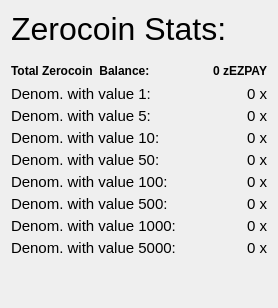
                  <widget class="QFrame" name="verticalFrameRight">
                   <layout class="QVBoxLayout" name="verticalLayout_9">
                    <item>
                     <layout class="QVBoxLayout" name="verticalLayout_Right">
                      <property name="spacing">
                       <number>4</number>
                      </property>
                      <item>
                       <layout class="QHBoxLayout" name="horizontalLayout_21">
                        <item>
                         <widget class="QLabel" name="labelzEZPAYStats">
                          <property name="font">
                           <font>
                            <pointsize>24</pointsize>
                            <weight>50</weight>
                            <bold>false</bold>
                           </font>
                          </property>
                          <property name="toolTip">
                           <string>Information about the available Zerocoin funds.</string>
                          </property>
                          <property name="text">
                           <string>Zerocoin Stats:</string>
                          </property>
                          <property name="alignment">
                           <set>Qt::AlignLeading|Qt::AlignLeft|Qt::AlignVCenter</set>
                          </property>
                         </widget>
                        </item>
                        <item>
                         <spacer name="horizontalSpacer_16">
                          <property name="orientation">
                           <enum>Qt::Horizontal</enum>
                          </property>
                          <property name="sizeHint" stdset="0">
                           <size>
                            <width>40</width>
                            <height>20</height>
                           </size>
                          </property>
                         </spacer>
                        </item>
                       </layout>
                      </item>
                      <item>
                       <spacer name="verticalSpacer">
                        <property name="orientation">
                         <enum>Qt::Vertical</enum>
                        </property>
                        <property name="sizeType">
                         <enum>QSizePolicy::Maximum</enum>
                        </property>
                        <property name="sizeHint" stdset="0">
                         <size>
                          <width>20</width>
                          <height>10</height>
                         </size>
                        </property>
                       </spacer>
                      </item>
                      <item>
                       <layout class="QHBoxLayout" name="horizontalLayout_12">
                        <item>
                         <widget class="QLabel" name="labelzAvailableText">
                          <property name="font">
                           <font>
                            <weight>75</weight>
                            <bold>true</bold>
                           </font>
                          </property>
                          <property name="toolTip">
                           <string>Total Balance including unconfirmed and immature zEZPAY</string>
                          </property>
                          <property name="text">
                           <string>Total Zerocoin  Balance:</string>
                          </property>
                          <property name="alignment">
                           <set>Qt::AlignLeading|Qt::AlignLeft|Qt::AlignVCenter</set>
                          </property>
                         </widget>
                        </item>
                        <item>
                         <spacer name="horizontalSpacer_7">
                          <property name="orientation">
                           <enum>Qt::Horizontal</enum>
                          </property>
                          <property name="sizeHint" stdset="0">
                           <size>
                            <width>40</width>
                            <height>20</height>
                           </size>
                          </property>
                         </spacer>
                        </item>
                        <item>
                         <widget class="QLabel" name="labelzAvailableAmount">
                          <property name="minimumSize">
                           <size>
                            <width>40</width>
                            <height>0</height>
                           </size>
                          </property>
                          <property name="font">
                           <font>
                            <weight>75</weight>
                            <bold>true</bold>
                           </font>
                          </property>
                          <property name="toolTip">
                           <string>Total Balance including unconfirmed and immature zEZPAY</string>
                          </property>
                          <property name="text">
                           <string>0 zEZPAY</string>
                          </property>
                          <property name="alignment">
                           <set>Qt::AlignRight|Qt::AlignTrailing|Qt::AlignVCenter</set>
                          </property>
                         </widget>
                        </item>
                       </layout>
                      </item>
                      <item>
                       <layout class="QHBoxLayout" name="horizontalLayout_13">
                        <item>
                         <widget class="QLabel" name="labelzDenom1Text">
                          <property name="font">
                           <font>
                            <pointsize>11</pointsize>
                           </font>
                          </property>
                          <property name="toolTip">
                           <string>Denominations with value 1:</string>
                          </property>
                          <property name="text">
                           <string>Denom. with value 1:</string>
                          </property>
                          <property name="alignment">
                           <set>Qt::AlignLeading|Qt::AlignLeft|Qt::AlignVCenter</set>
                          </property>
                         </widget>
                        </item>
                        <item>
                         <spacer name="horizontalSpacer_8">
                          <property name="orientation">
                           <enum>Qt::Horizontal</enum>
                          </property>
                          <property name="sizeHint" stdset="0">
                           <size>
                            <width>40</width>
                            <height>16</height>
                           </size>
                          </property>
                         </spacer>
                        </item>
                        <item>
                         <widget class="QLabel" name="labelzDenom1Amount">
                          <property name="minimumSize">
                           <size>
                            <width>40</width>
                            <height>0</height>
                           </size>
                          </property>
                          <property name="font">
                           <font>
                            <pointsize>11</pointsize>
                           </font>
                          </property>
                          <property name="toolTip">
                           <string>Unconfirmed: less than 20 confirmations
Immature: confirmed, but less than 2 mints of the same denomination after it was minted</string>
                          </property>
                          <property name="text">
                           <string>0 x</string>
                          </property>
                          <property name="textFormat">
                           <enum>Qt::RichText</enum>
                          </property>
                          <property name="alignment">
                           <set>Qt::AlignRight|Qt::AlignTrailing|Qt::AlignVCenter</set>
                          </property>
                         </widget>
                        </item>
                       </layout>
                      </item>
                      <item>
                       <layout class="QHBoxLayout" name="horizontalLayout_14">
                        <item>
                         <widget class="QLabel" name="labelzDenom2Text">
                          <property name="font">
                           <font>
                            <pointsize>11</pointsize>
                           </font>
                          </property>
                          <property name="toolTip">
                           <string>Denominations with value 5:</string>
                          </property>
                          <property name="text">
                           <string>Denom. with value 5:</string>
                          </property>
                          <property name="alignment">
                           <set>Qt::AlignLeading|Qt::AlignLeft|Qt::AlignVCenter</set>
                          </property>
                         </widget>
                        </item>
                        <item>
                         <spacer name="horizontalSpacer_9">
                          <property name="orientation">
                           <enum>Qt::Horizontal</enum>
                          </property>
                          <property name="sizeHint" stdset="0">
                           <size>
                            <width>40</width>
                            <height>16</height>
                           </size>
                          </property>
                         </spacer>
                        </item>
                        <item>
                         <widget class="QLabel" name="labelzDenom2Amount">
                          <property name="minimumSize">
                           <size>
                            <width>40</width>
                            <height>0</height>
                           </size>
                          </property>
                          <property name="font">
                           <font>
                            <pointsize>11</pointsize>
                           </font>
                          </property>
                          <property name="toolTip">
                           <string>Unconfirmed: less than 20 confirmations
Immature: confirmed, but less than 2 mints of the same denomination after it was minted</string>
                          </property>
                          <property name="text">
                           <string>0 x</string>
                          </property>
                          <property name="textFormat">
                           <enum>Qt::RichText</enum>
                          </property>
                          <property name="alignment">
                           <set>Qt::AlignRight|Qt::AlignTrailing|Qt::AlignVCenter</set>
                          </property>
                         </widget>
                        </item>
                       </layout>
                      </item>
                      <item>
                       <layout class="QHBoxLayout" name="horizontalLayout_15">
                        <item>
                         <widget class="QLabel" name="labelzDenom3Text">
                          <property name="font">
                           <font>
                            <pointsize>11</pointsize>
                           </font>
                          </property>
                          <property name="toolTip">
                           <string>Denominations with value 10:</string>
                          </property>
                          <property name="text">
                           <string>Denom. with value 10:</string>
                          </property>
                          <property name="alignment">
                           <set>Qt::AlignLeading|Qt::AlignLeft|Qt::AlignVCenter</set>
                          </property>
                         </widget>
                        </item>
                        <item>
                         <spacer name="horizontalSpacer_10">
                          <property name="orientation">
                           <enum>Qt::Horizontal</enum>
                          </property>
                          <property name="sizeHint" stdset="0">
                           <size>
                            <width>40</width>
                            <height>16</height>
                           </size>
                          </property>
                         </spacer>
                        </item>
                        <item>
                         <widget class="QLabel" name="labelzDenom3Amount">
                          <property name="minimumSize">
                           <size>
                            <width>40</width>
                            <height>0</height>
                           </size>
                          </property>
                          <property name="font">
                           <font>
                            <pointsize>11</pointsize>
                           </font>
                          </property>
                          <property name="toolTip">
                           <string>Unconfirmed: less than 20 confirmations
Immature: confirmed, but less than 2 mints of the same denomination after it was minted</string>
                          </property>
                          <property name="text">
                           <string>0 x</string>
                          </property>
                          <property name="textFormat">
                           <enum>Qt::RichText</enum>
                          </property>
                          <property name="alignment">
                           <set>Qt::AlignRight|Qt::AlignTrailing|Qt::AlignVCenter</set>
                          </property>
                         </widget>
                        </item>
                       </layout>
                      </item>
                      <item>
                       <layout class="QHBoxLayout" name="horizontalLayout_16">
                        <item>
                         <widget class="QLabel" name="labelzDenom4Text">
                          <property name="font">
                           <font>
                            <pointsize>11</pointsize>
                           </font>
                          </property>
                          <property name="toolTip">
                           <string>Denominations with value 50:</string>
                          </property>
                          <property name="text">
                           <string>Denom. with value 50:</string>
                          </property>
                          <property name="alignment">
                           <set>Qt::AlignLeading|Qt::AlignLeft|Qt::AlignVCenter</set>
                          </property>
                         </widget>
                        </item>
                        <item>
                         <spacer name="horizontalSpacer_11">
                          <property name="orientation">
                           <enum>Qt::Horizontal</enum>
                          </property>
                          <property name="sizeHint" stdset="0">
                           <size>
                            <width>40</width>
                            <height>16</height>
                           </size>
                          </property>
                         </spacer>
                        </item>
                        <item>
                         <widget class="QLabel" name="labelzDenom4Amount">
                          <property name="minimumSize">
                           <size>
                            <width>40</width>
                            <height>0</height>
                           </size>
                          </property>
                          <property name="font">
                           <font>
                            <pointsize>11</pointsize>
                           </font>
                          </property>
                          <property name="toolTip">
                           <string>Unconfirmed: less than 20 confirmations
Immature: confirmed, but less than 2 mints of the same denomination after it was minted</string>
                          </property>
                          <property name="text">
                           <string>0 x</string>
                          </property>
                          <property name="textFormat">
                           <enum>Qt::RichText</enum>
                          </property>
                          <property name="alignment">
                           <set>Qt::AlignRight|Qt::AlignTrailing|Qt::AlignVCenter</set>
                          </property>
                         </widget>
                        </item>
                       </layout>
                      </item>
                      <item>
                       <layout class="QHBoxLayout" name="horizontalLayout_17">
                        <item>
                         <widget class="QLabel" name="labelzDenom5Text">
                          <property name="font">
                           <font>
                            <pointsize>11</pointsize>
                           </font>
                          </property>
                          <property name="toolTip">
                           <string>Denominations with value 100:</string>
                          </property>
                          <property name="text">
                           <string>Denom. with value 100:</string>
                          </property>
                          <property name="alignment">
                           <set>Qt::AlignLeading|Qt::AlignLeft|Qt::AlignVCenter</set>
                          </property>
                         </widget>
                        </item>
                        <item>
                         <spacer name="horizontalSpacer_12">
                          <property name="orientation">
                           <enum>Qt::Horizontal</enum>
                          </property>
                          <property name="sizeHint" stdset="0">
                           <size>
                            <width>40</width>
                            <height>16</height>
                           </size>
                          </property>
                         </spacer>
                        </item>
                        <item>
                         <widget class="QLabel" name="labelzDenom5Amount">
                          <property name="minimumSize">
                           <size>
                            <width>40</width>
                            <height>0</height>
                           </size>
                          </property>
                          <property name="font">
                           <font>
                            <pointsize>11</pointsize>
                           </font>
                          </property>
                          <property name="toolTip">
                           <string>Unconfirmed: less than 20 confirmations
Immature: confirmed, but less than 2 mints of the same denomination after it was minted</string>
                          </property>
                          <property name="text">
                           <string>0 x</string>
                          </property>
                          <property name="textFormat">
                           <enum>Qt::RichText</enum>
                          </property>
                          <property name="alignment">
                           <set>Qt::AlignRight|Qt::AlignTrailing|Qt::AlignVCenter</set>
                          </property>
                         </widget>
                        </item>
                       </layout>
                      </item>
                      <item>
                       <layout class="QHBoxLayout" name="horizontalLayout_18">
                        <item>
                         <widget class="QLabel" name="labelzDenom6Text">
                          <property name="font">
                           <font>
                            <pointsize>11</pointsize>
                           </font>
                          </property>
                          <property name="toolTip">
                           <string>Denominations with value 500:</string>
                          </property>
                          <property name="text">
                           <string>Denom. with value 500:</string>
                          </property>
                          <property name="alignment">
                           <set>Qt::AlignLeading|Qt::AlignLeft|Qt::AlignVCenter</set>
                          </property>
                         </widget>
                        </item>
                        <item>
                         <spacer name="horizontalSpacer_13">
                          <property name="orientation">
                           <enum>Qt::Horizontal</enum>
                          </property>
                          <property name="sizeHint" stdset="0">
                           <size>
                            <width>40</width>
                            <height>16</height>
                           </size>
                          </property>
                         </spacer>
                        </item>
                        <item>
                         <widget class="QLabel" name="labelzDenom6Amount">
                          <property name="minimumSize">
                           <size>
                            <width>40</width>
                            <height>0</height>
                           </size>
                          </property>
                          <property name="font">
                           <font>
                            <pointsize>11</pointsize>
                           </font>
                          </property>
                          <property name="toolTip">
                           <string>Unconfirmed: less than 20 confirmations
Immature: confirmed, but less than 2 mints of the same denomination after it was minted</string>
                          </property>
                          <property name="text">
                           <string>0 x</string>
                          </property>
                          <property name="textFormat">
                           <enum>Qt::RichText</enum>
                          </property>
                          <property name="alignment">
                           <set>Qt::AlignRight|Qt::AlignTrailing|Qt::AlignVCenter</set>
                          </property>
                         </widget>
                        </item>
                       </layout>
                      </item>
                      <item>
                       <layout class="QHBoxLayout" name="horizontalLayout_19">
                        <item>
                         <widget class="QLabel" name="labelzDenom7Text">
                          <property name="font">
                           <font>
                            <pointsize>11</pointsize>
                           </font>
                          </property>
                          <property name="toolTip">
                           <string>Denominations with value 1000:</string>
                          </property>
                          <property name="text">
                           <string>Denom. with value 1000:</string>
                          </property>
                          <property name="alignment">
                           <set>Qt::AlignLeading|Qt::AlignLeft|Qt::AlignVCenter</set>
                          </property>
                         </widget>
                        </item>
                        <item>
                         <spacer name="horizontalSpacer_14">
                          <property name="orientation">
                           <enum>Qt::Horizontal</enum>
                          </property>
                          <property name="sizeHint" stdset="0">
                           <size>
                            <width>40</width>
                            <height>16</height>
                           </size>
                          </property>
                         </spacer>
                        </item>
                        <item>
                         <widget class="QLabel" name="labelzDenom7Amount">
                          <property name="minimumSize">
                           <size>
                            <width>40</width>
                            <height>0</height>
                           </size>
                          </property>
                          <property name="font">
                           <font>
                            <pointsize>11</pointsize>
                           </font>
                          </property>
                          <property name="toolTip">
                           <string>Unconfirmed: less than 20 confirmations
Immature: confirmed, but less than 2 mints of the same denomination after it was minted</string>
                          </property>
                          <property name="text">
                           <string>0 x</string>
                          </property>
                          <property name="textFormat">
                           <enum>Qt::RichText</enum>
                          </property>
                          <property name="alignment">
                           <set>Qt::AlignRight|Qt::AlignTrailing|Qt::AlignVCenter</set>
                          </property>
                         </widget>
                        </item>
                       </layout>
                      </item>
                      <item>
                       <layout class="QHBoxLayout" name="horizontalLayout_20">
                        <item>
                         <widget class="QLabel" name="labelzDenom8Text">
                          <property name="font">
                           <font>
                            <pointsize>11</pointsize>
                           </font>
                          </property>
                          <property name="toolTip">
                           <string>Denominations with value 5000:</string>
                          </property>
                          <property name="text">
                           <string>Denom. with value 5000:</string>
                          </property>
                          <property name="alignment">
                           <set>Qt::AlignLeading|Qt::AlignLeft|Qt::AlignVCenter</set>
                          </property>
                         </widget>
                        </item>
                        <item>
                         <spacer name="horizontalSpacer_15">
                          <property name="orientation">
                           <enum>Qt::Horizontal</enum>
                          </property>
                          <property name="sizeHint" stdset="0">
                           <size>
                            <width>40</width>
                            <height>16</height>
                           </size>
                          </property>
                         </spacer>
                        </item>
                        <item>
                         <widget class="QLabel" name="labelzDenom8Amount">
                          <property name="minimumSize">
                           <size>
                            <width>40</width>
                            <height>0</height>
                           </size>
                          </property>
                          <property name="font">
                           <font>
                            <pointsize>11</pointsize>
                           </font>
                          </property>
                          <property name="toolTip">
                           <string>Unconfirmed: less than 20 confirmations
Immature: confirmed, but less than 2 mints of the same denomination after it was minted</string>
                          </property>
                          <property name="text">
                           <string>0 x</string>
                          </property>
                          <property name="textFormat">
                           <enum>Qt::RichText</enum>
                          </property>
                          <property name="alignment">
                           <set>Qt::AlignRight|Qt::AlignTrailing|Qt::AlignVCenter</set>
                          </property>
                         </widget>
                        </item>
                       </layout>
                      </item>
                      <item>
                       <spacer name="verticalSpacer_4">
                        <property name="orientation">
                         <enum>Qt::Vertical</enum>
                        </property>
                        <property name="sizeHint" stdset="0">
                         <size>
                          <width>20</width>
                          <height>40</height>
                         </size>
                        </property>
                       </spacer>
                      </item>
                     </layout>
                    </item>
                   </layout>
                  </widget>
